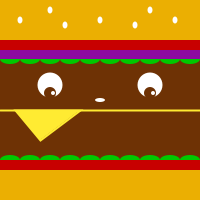
Frame 1 (no input)
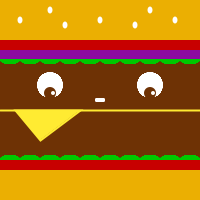
Frame 60 (the mouse pressed at the canvas centre just before this capture)
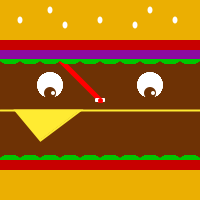
Frame 120 (the mouse held since frame 60 and released just before this capture)

The Processing sketch that drew these frames (run headless with seeded random() and noise(); from frame 60 on, the mouse is pressed at the canvas centre):

// Processing sketch: processing_17445
// ── processing_17445.pde

void setup() {
  size(200,200);
  background(110,50,5);
  smooth();
  
  //Cheese Tongue
  //stroke(50,30,0,80); //brown
  stroke(255,235,50);
  strokeWeight(2);
  line(0,110,200,110);
  fill(255,235,50);
  triangle(15,110,80,110,40,140);
}

void draw() {
  smooth();
//Buns
  noStroke();
  fill(235,175,2);
  rect(0,0,200,40);
  rect(0,170,200,40);
  
//Sesame
  fill(255);
  ellipse(100,20,5,7);
  ellipse(20,20,5,7);
  ellipse(50,10,5,7);
  ellipse(175,20,5,7);
  ellipse(150,10,5,7);
  ellipse(65,25,5,7);
  ellipse(135,25,5,7);
  
  
//Lettuce
  fill(0,200,0);
  //rect(0,58,200,5);
  //rect(0,157,200,5);
  
//Lettuce Top
  arc(10,59,20,10,PI/2,PI);
  arc(10,59,20,10,0,PI/2);
  arc(30,59,20,10,PI/2,PI);
  arc(30,59,20,10,0,PI/2);
  arc(50,59,20,10,PI/2,PI);
  arc(50,59,20,10,0,PI/2);
  arc(70,59,20,10,PI/2,PI);
  arc(70,59,20,10,0,PI/2);
  arc(90,59,20,10,PI/2,PI);
  arc(90,59,20,10,0,PI/2);
  arc(110,59,20,10,PI/2,PI);
  arc(110,59,20,10,0,PI/2);
  arc(130,59,20,10,PI/2,PI);
  arc(130,59,20,10,0,PI/2);
  arc(150,59,20,10,PI/2,PI);
  arc(150,59,20,10,0,PI/2);
  arc(170,59,20,10,PI/2,PI);
  arc(170,59,20,10,0,PI/2);
  arc(190,59,20,10,PI/2,PI);
  arc(190,59,20,10,0,PI/2);
  
//Lettuce Bottom
  arc(10, 160, 20, 10, PI, TWO_PI-PI/2);
  arc(10, 160, 20, 10, TWO_PI-PI/2, TWO_PI);
  arc(30, 160, 20, 10, PI, TWO_PI-PI/2);
  arc(30, 160, 20, 10, TWO_PI-PI/2, TWO_PI);  
  arc(50, 160, 20, 10, PI, TWO_PI-PI/2);
  arc(50, 160, 20, 10, TWO_PI-PI/2, TWO_PI);
  arc(70, 160, 20, 10, PI, TWO_PI-PI/2);
  arc(70, 160, 20, 10, TWO_PI-PI/2, TWO_PI);
  arc(90, 160, 20, 10, PI, TWO_PI-PI/2);
  arc(90, 160, 20, 10, TWO_PI-PI/2, TWO_PI);
  arc(110, 160, 20, 10, PI, TWO_PI-PI/2);
  arc(110, 160, 20, 10, TWO_PI-PI/2, TWO_PI);
  arc(130, 160, 20, 10, PI, TWO_PI-PI/2);
  arc(130, 160, 20, 10, TWO_PI-PI/2, TWO_PI);
  arc(150, 160, 20, 10, PI, TWO_PI-PI/2);
  arc(150, 160, 20, 10, TWO_PI-PI/2, TWO_PI);
  arc(170, 160, 20, 10, PI, TWO_PI-PI/2);
  arc(170, 160, 20, 10, TWO_PI-PI/2, TWO_PI);
  arc(190, 160, 20, 10, PI, TWO_PI-PI/2);
  arc(190, 160, 20, 10, TWO_PI-PI/2, TWO_PI);
  
//Tomatoes
  fill(200,0,0);
  rect(0,40,200,10);
  rect(0,160,200,10);
  
//Onions
  fill(140,10,160);
  rect(0,50,200,9);
  
//Eyes
  fill(255);
  ellipse(50,85,25,25);
  ellipse(150,85,25,25);
  fill(110,50,5);
  ellipse(50,93,12,12);
  ellipse(150,93,12,12);
  fill(255);
  ellipse(53,93,4,4);
  ellipse(153,93,4,4);
  
//Nose
  ellipse(100,100,10,4);

//Ketchup + Mustard

  if (mousePressed == true) {
  stroke(255,0,0);
  strokeWeight(5);
  line(pmouseX,pmouseY,mouseX,mouseY);
  }
  else if (keyPressed == true){
    stroke(220,195,0);
    strokeWeight(5);
    line(pmouseX,pmouseY,mouseX,mouseY);
  }
  
}

//Squirt Ketchup
/*void mousePressed(){
  stroke(255,0,0);
  strokeWeight(10);
  line(pmouseX-10,pmouseY-10,mouseX,mouseY);

}*/
                                                                                
